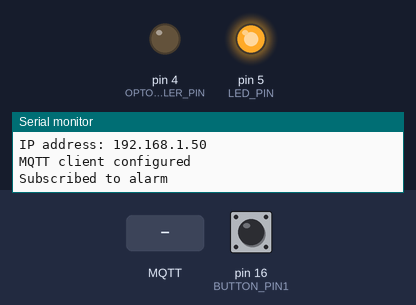
Simulated run of this sketch. Board: Arduino Uno, built with avr-gcc and run on an emulated ATmega328P. Parts: output pins drawn as LEDs (lit = HIGH), the last lines printed to the serial monitor. The test bench sets the inputs (shaded band); at power-on: pin 16 (BUTTON_PIN1) LOW. WiFi joins after 1.5 s; servers stay silent unless stated; no MQTT or app messages arrive unless stated.

Above: at 2.7 s.
2.8 s: MQTT message "1" arrives on the first subscribed topic
At 4.0 s:
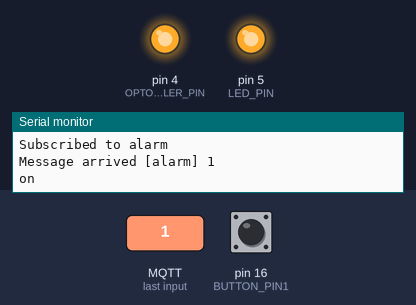
4.3 s: MQTT message "0" arrives on the first subscribed topic
At 5.1 s:
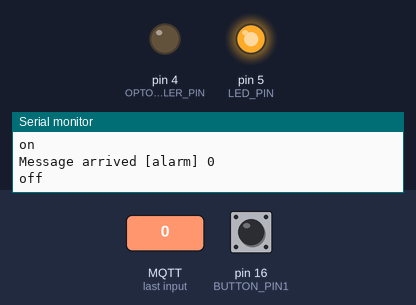
5.8 s: MQTT message "R" arrives on the first subscribed topic
At 6.2 s:
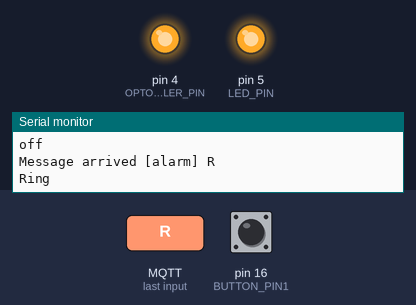
Timing chart, 0 to 9.3 s (numbered marks = the images above; inputs shaded):
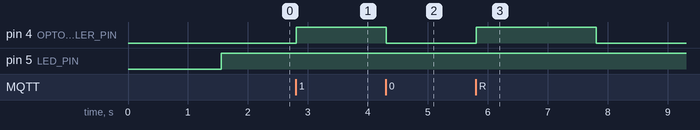

The sketch:

enc28j60MQTT_v2.ino
```cpp
// GOOD ONE
#include <UIPEthernet.h>
#include "PubSubClient.h"
#define CLIENT_ID   "Hal"
//#define SERVER      "mercury.dwim.mx"
//#define USERNAME    "dwim"
//#define PASSWORD    "gpscontrol1"
#define SERVER      "c4neza.dwim.space"
#define USERNAME    "c4neza"
#define PASSWORD    "Neza1234"
#define PUBLISH_DELAY   3000
#define OPTO_COUPLER_PIN 4
#define LED_PIN 5
#define BUTTON_PIN1 16

uint8_t mac[6] = {0x00, 0x01, 0x02, 0x03, 0x04, 0x05};
//IPAddress mqttServer(192,168,1,4);
//For  Local
EthernetClient ethClient;
PubSubClient mqttClient;

void callback(char* topic, byte* payload, unsigned int length) {
  Serial.print("Message arrived [");
  Serial.print(topic);
  Serial.print("] ");
  for (int i=0;i<length;i++) {
    Serial.print((char)payload[i]);
  }
  Serial.println("");
  if (length>0){
      if (payload[0]==48)
      {
        //do stuff here because it was a match
        Serial.println("off");
        digitalWrite(OPTO_COUPLER_PIN,LOW);
      }
      if(payload[0]==49){
        Serial.println("on");
        digitalWrite(OPTO_COUPLER_PIN,HIGH);
      }
      if(payload[0]==82){
        Serial.println("Ring");
        digitalWrite(OPTO_COUPLER_PIN,HIGH);
        delay(2000);
        digitalWrite(OPTO_COUPLER_PIN,LOW);
      }
  }
  Serial.println();
}

void setup() {
  pinMode(OPTO_COUPLER_PIN,OUTPUT);
  pinMode(LED_PIN,OUTPUT);
  pinMode(BUTTON_PIN1,INPUT);
  digitalWrite(LED_PIN,LOW);


  // setup serial communication
  Serial.begin(115200);
  while(!Serial) {};
  Serial.println();
  Serial.println(F("MQTT Arduino Demo"));
  Serial.println();
  Serial.println(digitalRead(BUTTON_PIN1));
  // setup ethernet communication using DHCP
  if (Ethernet.begin(mac) == 0) {
    //Serial.println(F("Unable to configure Ethernet using DHCP"));
    for (;;);
  }
  Serial.println(F("Ethernet configured via DHCP"));
  Serial.print("IP address: ");
  Serial.println(Ethernet.localIP());
  Serial.println();
  // setup mqtt client
  mqttClient.setClient(ethClient);
  mqttClient.setServer(SERVER, 1883);
  mqttClient.setCallback(callback);
  Serial.println(F("MQTT client configured"));
}

void loop() {


  //Serial.println();
 if (!mqttClient.connected()) {
   if (mqttClient.connect(CLIENT_ID,USERNAME,PASSWORD)) {
    mqttClient.subscribe("alarm");
    Serial.println("Subscribed to alarm");
    digitalWrite(LED_PIN,HIGH);
  }
 }
  mqttClient.loop();
}
```

Measured:
- after the input at 2.8 s, pin 4 (OPTO_COUPLER_PIN): LOW → HIGH at once
- after the input at 4.3 s, pin 4 (OPTO_COUPLER_PIN): HIGH → LOW at once
- after the input at 5.8 s, pin 4 (OPTO_COUPLER_PIN): LOW → HIGH at once, → LOW 2.0 s later
